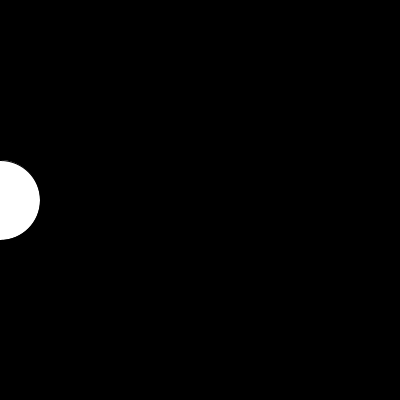
Frame 1 (no input)
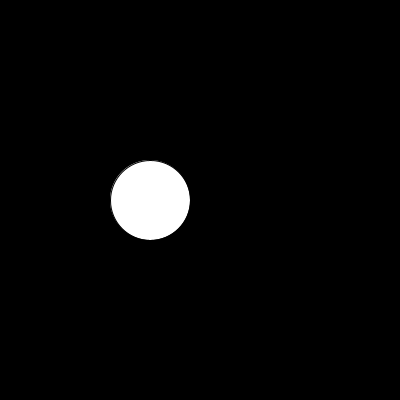
Frame 60 (the mouse pressed at the canvas centre just before this capture)
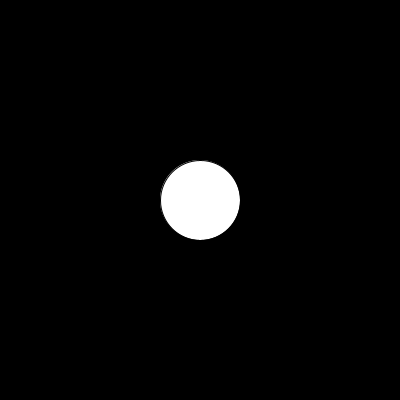
Frame 120 (the mouse held since frame 60 and released just before this capture)

The Processing sketch that drew these frames (run headless with seeded random() and noise(); from frame 60 on, the mouse is pressed at the canvas centre):

// Processing sketch: aula16_turno02_exe05
// ── aula16_turno02_exe05.pde
float andaX=0;
void setup(){
size(400,400);
}
void draw(){
  background(0);
  ellipse(andaX,200,80,80); 
  andaX = map(mouseX,0,400,150,250);
  //o gatilho, e a escala que quero
}
